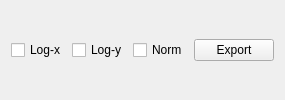
                   <widget class="QWidget" name="widget" native="true">
                    <layout class="QHBoxLayout" name="horizontalLayout_13">
                     <item>
                      <widget class="QCheckBox" name="fitLogXCheckBox">
                       <property name="minimumSize">
                        <size>
                         <width>0</width>
                         <height>20</height>
                        </size>
                       </property>
                       <property name="text">
                        <string>Log-x</string>
                       </property>
                      </widget>
                     </item>
                     <item>
                      <widget class="QCheckBox" name="fitLogYCheckBox">
                       <property name="minimumSize">
                        <size>
                         <width>0</width>
                         <height>20</height>
                        </size>
                       </property>
                       <property name="text">
                        <string>Log-y</string>
                       </property>
                      </widget>
                     </item>
                     <item>
                      <widget class="QCheckBox" name="fitNormCheckBox">
                       <property name="minimumSize">
                        <size>
                         <width>0</width>
                         <height>20</height>
                        </size>
                       </property>
                       <property name="text">
                        <string>Norm</string>
                       </property>
                      </widget>
                     </item>
                     <item>
                      <widget class="QPushButton" name="FittingExportButton">
                       <property name="minimumSize">
                        <size>
                         <width>50</width>
                         <height>0</height>
                        </size>
                       </property>
                       <property name="text">
                        <string>Export</string>
                       </property>
                      </widget>
                     </item>
                    </layout>
                   </widget>
